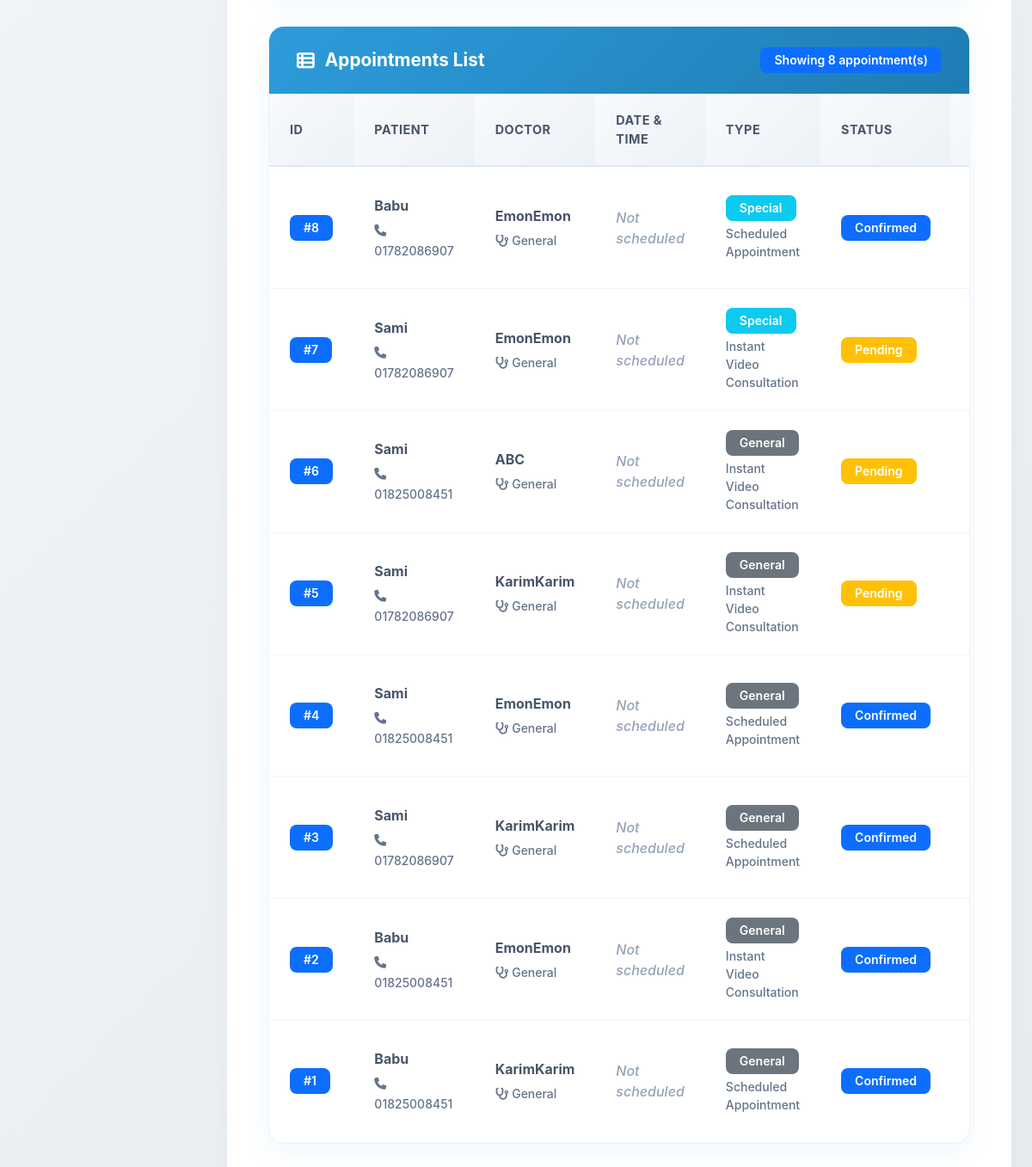
The page /adminapp/appointments/ (lower part) on the database as committed earlier.
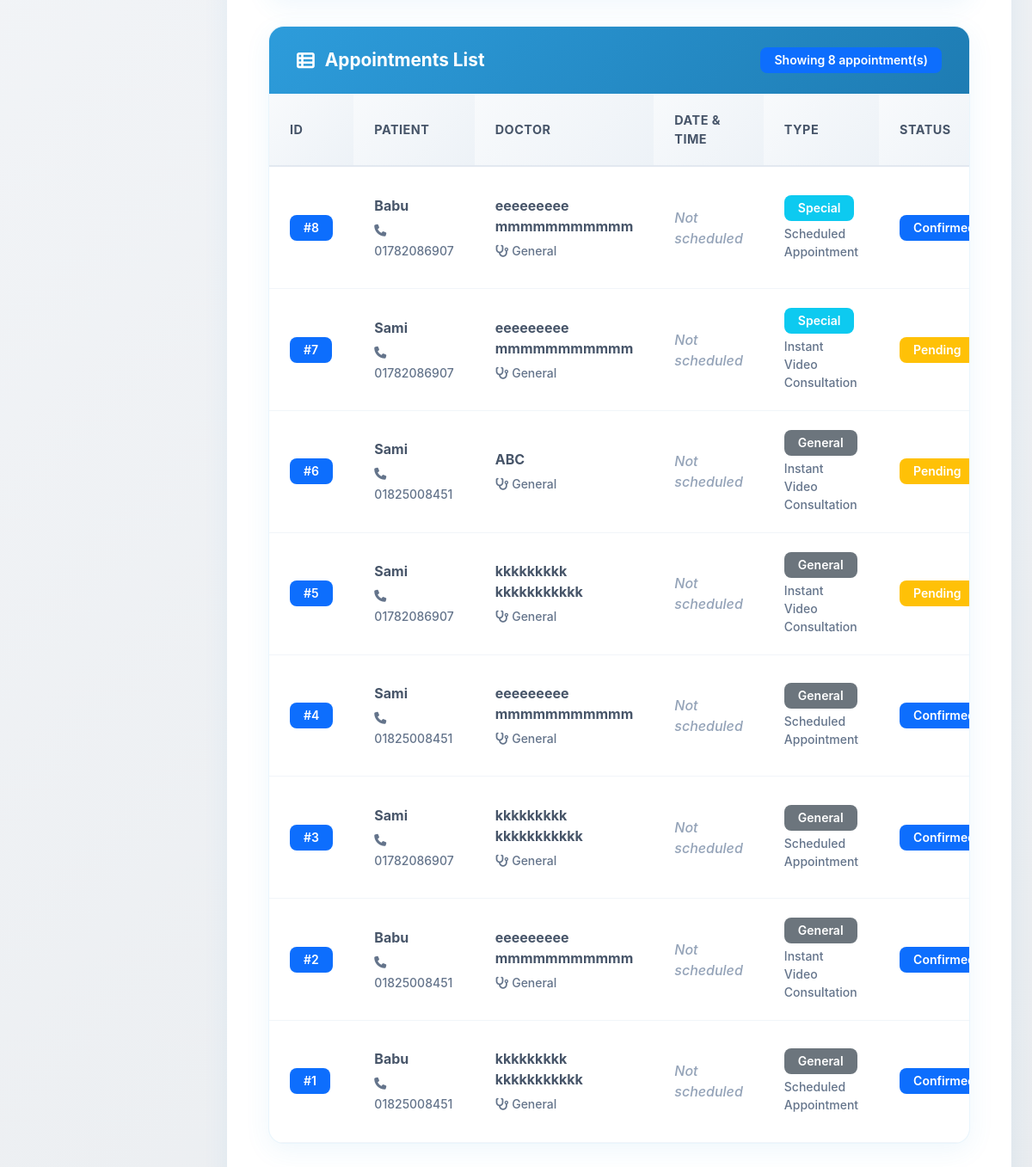
The same page on the database as committed later.
### appointment/models.py (models this page shows, shortened)
class Appointment(models.Model):
    APPOINTMENT_STATUS = (
        ('pending', 'Pending'),
        ('confirmed', 'Confirmed'),
        ('completed', 'Completed'),
        ('cancelled', 'Cancelled'),
    )
    PAYMENT_STATUS = (
        ('pending', 'Pending'),
        ('paid', 'Paid'),
        ('failed', 'Failed'),
        ('refunded', 'Refunded'),
    )
    PAYMENT_METHODS = (
        ('bkash', 'bKash'),
        ('nagad', 'Nagad'),
        ('card', 'Card'),
        ('mobile_banking', 'Mobile Banking'),
    )
    CONSULTATION_TYPES = (
        ('instant', 'Instant Video Consultation'),
        ('scheduled', 'Scheduled Appointment'),
    )
    patient = models.ForeignKey(settings.AUTH_USER_MODEL, on_delete=models.CASCADE, related_name='appointments')
    doctor = models.ForeignKey(Doctor, on_delete=models.CASCADE, related_name='appointments')
    patient_phone = models.CharField(max_length=15)
    patient_name = models.CharField(max_length=100, blank=True)
    patient_age = models.PositiveIntegerField(null=True, blank=True)
    patient_gender = models.CharField(max_length=10, choices=[('male', 'Male'), ('female', 'Female'), ('other', 'Other')], blank=True)
    appointment_type = models.CharField(max_length=20, choices=CONSULTATION_TYPES, default='scheduled')
    consultation_type = models.CharField(max_length=20, choices=[('general', 'General'), ('special', 'Special')])
    appointment_date = models.DateTimeField(null=True, blank=True)
    preferred_time = models.CharField(max_length=50, blank=True)
    completed_at = models.DateTimeField(null=True, blank=True, verbose_name='Marked as completed on')
    completed_by_doctor = models.BooleanField(default=False, verbose_name='Marked as completed by doctor')
    cancellation_reason = models.TextField(blank=True, verbose_name='Reason for cancellation')
    cancelled_at = models.DateTimeField(null=True, blank=True)
    actual_start_time = models.DateTimeField(null=True, blank=True, verbose_name='Actual consultation start time')
    actual_end_time = models.DateTimeField(null=True, blank=True, verbose_name='Actual consultation end time')
    consultation_duration = models.PositiveIntegerField(default=0, verbose_name='Consultation duration (minutes)')
    doctor_notes = models.TextField(blank=True, verbose_name='Doctor notes after consultation')
    follow_up_required = models.BooleanField(default=False)
    follow_up_date = models.DateTimeField(null=True, blank=True)
    follow_up_notes = models.TextField(blank=True)
    consultation_fee = models.DecimalField(max_digits=10, decimal_places=2, default=0)
    vat_amount = models.DecimalField(max_digits=10, decimal_places=2, default=0)
    platform_fee = models.DecimalField(max_digits=10, decimal_places=2, default=29.00)
    total_amount = models.DecimalField(max_digits=10, decimal_places=2, default=0)
    payment_method = models.CharField(max_length=20, choices=PAYMENT_METHODS, blank=True, null=True)
    payment_status = models.CharField(max_length=20, choices=PAYMENT_STATUS, default='pending')
    transaction_id = models.CharField(max_length=100, blank=True)
    status = models.CharField(max_length=20, choices=APPOINTMENT_STATUS, default='pending')
    symptoms = models.TextField(blank=True)
    previous_prescriptions = models.FileField(upload_to='prescriptions/', blank=True, null=True)
    patient_test_reports = models.FileField(upload_to='test_reports/', blank=True, null=True, verbose_name='Test Reports')
    created_at = models.DateTimeField(auto_now_add=True)
    updated_at = models.DateTimeField(auto_now=True)

### doctor/models.py (models this page shows, shortened)
class Doctor(models.Model):
    user = models.OneToOneField(CustomUser, on_delete=models.CASCADE, related_name='doctor_profile')
    about = models.TextField(blank=True, null=True)
    bmdc_number = models.CharField(max_length=255, blank=True, null=True)
    qualification = models.CharField(max_length=255, blank=True, null=True)
    total_experience = models.PositiveIntegerField(default=0)  # Only non-negative numbers
    working_hours = models.JSONField(blank=True, null=True)  # e.g., {"Mon": "9-5", "Tue": "10-4"}
    profile_image = models.ImageField(upload_to='doctor_profiles/', blank=True, null=True)
    is_verified = models.BooleanField(default=False)
    rating = models.DecimalField(max_digits=3, decimal_places=2, default=0.0, blank=True, null=True)
    total_reviews = models.PositiveIntegerField(default=0)
    division = models.ForeignKey(Division, on_delete=models.SET_NULL, null=True, blank=True)
    district = models.ForeignKey(District, on_delete=models.SET_NULL, null=True, blank=True)
    upazila = models.ForeignKey(Upazila, on_delete=models.SET_NULL, null=True, blank=True)
    departments = models.ManyToManyField(Department, through='DoctorSpecializationDepartment', blank=True)
    symptoms = models.ManyToManyField(Symptom, through='DoctorSpecializationSymptom', blank=True)

### users/models.py (models this page shows, shortened)
class CustomUser(AbstractUser):
    ROLE_PATIENT = 'patient'
    ROLE_DOCTOR = 'doctor'
    ROLE_CHOICES = [
        (ROLE_PATIENT, 'Patient'),
        (ROLE_DOCTOR, 'Doctor'),
    ]
    role = models.CharField(max_length=10, choices=ROLE_CHOICES, default=ROLE_PATIENT)
    phone = models.CharField(max_length=20, blank=True)
    location = models.CharField(max_length=150, blank=True)

### adminapp/views.py (the view, shortened to what this page needs)
# urls.py: path('appointments/', views.appointment_list, name='appointment_list'),
def appointment_list(request):
    status = request.GET.get('status', '')
    consultation_type = request.GET.get('consultation_type', '')
    payment_status = request.GET.get('payment_status', '')
    doctor_id = request.GET.get('doctor', '')
    date_from = request.GET.get('date_from', '')
    date_to = request.GET.get('date_to', '')
    appointments = Appointment.objects.all().select_related(
        'patient', 'doctor', 'doctor__user'
    ).order_by('-created_at')
    if status:
        appointments = appointments.filter(status=status)
    if consultation_type:
        appointments = appointments.filter(consultation_type=consultation_type)
    if payment_status:
        appointments = appointments.filter(payment_status=payment_status)
    if doctor_id:
        appointments = appointments.filter(doctor_id=doctor_id)
    if date_from:
        try:
            date_from_obj = datetime.strptime(date_from, '%Y-%m-%d')
            appointments = appointments.filter(appointment_date__gte=date_from_obj)
        except:
            pass
    doctors = Doctor.objects.filter(is_verified=True)
    total_appointments = appointments.count()
    pending_appointments = appointments.filter(status='pending').count()
    confirmed_appointments = appointments.filter(status='confirmed').count()
    completed_appointments = appointments.filter(status='completed').count()
    cancelled_appointments = appointments.filter(status='cancelled').count()
    paginator = Paginator(appointments, 20)  # 20 appointments per page
    page_number = request.GET.get('page')
    page_obj = paginator.get_page(page_number)
    context = {
        'appointments': page_obj,
        'doctors': doctors,
        'status': status,
        'consultation_type': consultation_type,
        'payment_status': payment_status,
        'doctor_id': doctor_id,
        'date_from': date_from,
        'date_to': date_to,
        'total_appointments': total_appointments,
        'pending_appointments': pending_appointments,
        'confirmed_appointments': confirmed_appointments,
        'completed_appointments': completed_appointments,
        'cancelled_appointments': cancelled_appointments,
    }
    return render(request, 'adminapp/appointment/list.html', context)

### adminapp/templates/adminapp/appointment/list.html (shortened to what the changed rows need)
{% extends 'adminapp/base_admin.html' %}
{% load static %}
{% block content %}
<div class="container-fluid">
    <div class="table-card">
        <div class="table-responsive">
            <table class="custom-table">
                <thead>
                    <tr>
                        <th>ID</th>
                        <th>Patient</th>
                        <th>Doctor</th>
                        <th>Date & Time</th>
                        <th>Type</th>
                        <th>Status</th>
                        <th>Payment</th>
                    </tr>
                </thead>
                <tbody>
                    {% for appointment in appointments %}
                    <tr>
                        <td>
                            <span class="badge bg-primary">#{{ appointment.id }}</span>
                        </td>
                        <td>
                            <div style="font-weight: 700; margin-bottom: 0.25rem;">
                                {{ appointment.patient_name|default:appointment.patient.username }}
                            </div>
                            <small style="color: #64748b;">
                                <i class="fa-solid fa-phone"></i>
                                {{ appointment.patient_phone|default:"N/A" }}
                            </small>
                        </td>
                        <td>
                            <div style="font-weight: 700; margin-bottom: 0.25rem;">
                                {{ appointment.doctor.user.get_full_name|default:appointment.doctor.user.username }}
                            </div>
                            <small style="color: #64748b;">
                                <i class="fa-solid fa-stethoscope"></i>
                                {{ appointment.doctor.specialization|default:"General" }}
                            </small>
                        </td>
                        <td>
                            {% if appointment.appointment_date %}
                            <div style="font-weight: 700; margin-bottom: 0.25rem;">
                                {{ appointment.appointment_date|date:"M d, Y" }}
                            </div>
                            <small style="color: #64748b;">
                                <i class="fa-solid fa-clock"></i>
                                {{ appointment.appointment_date|time:"h:i A" }}
                            </small>
                            {% else %}
                            <span style="color: #94a3b8; font-style: italic;">Not scheduled</span>
                            {% endif %}
                        </td>
                        <td>
                            <span class="badge {% if appointment.consultation_type == 'special' %}bg-info{% else %}bg-secondary{% endif %}">
                                {{ appointment.consultation_type|title }}
                            </span>
                            <small style="display: block; margin-top: 0.25rem; color: #64748b;">
                                {{ appointment.get_appointment_type_display|default:"Regular" }}
                            </small>
                        </td>
                        <td>
                            <span class="badge
                                {% if appointment.status == 'pending' %}bg-warning
                                {% elif appointment.status == 'confirmed' %}bg-primary
                                {% elif appointment.status == 'completed' %}bg-success
                                {% elif appointment.status == 'cancelled' %}bg-danger
                                {% else %}bg-secondary{% endif %}">
                                {{ appointment.get_status_display }}
                            </span>
                        </td>
                        <td>
                        </td>
                    </tr>
                    {% endfor %}
                </tbody>
            </table>
        </div>
    </div>
</div>
{% endblock %}

Rows that differ between the two databases and show on the page:
changed through a linked row, Appointment id 8: doctor.user.get_full_name "EmonEmon" → "eeeeeeeee mmmmmmmmmmm"
changed through a linked row, Appointment id 7: doctor.user.get_full_name "EmonEmon" → "eeeeeeeee mmmmmmmmmmm"
changed through a linked row, Appointment id 5: doctor.user.get_full_name "KarimKarim" → "kkkkkkkkk kkkkkkkkkkk"
changed through a linked row, Appointment id 4: doctor.user.get_full_name "EmonEmon" → "eeeeeeeee mmmmmmmmmmm"
changed through a linked row, Appointment id 3: doctor.user.get_full_name "KarimKarim" → "kkkkkkkkk kkkkkkkkkkk"
changed through a linked row, Appointment id 2: doctor.user.get_full_name "EmonEmon" → "eeeeeeeee mmmmmmmmmmm"
changed through a linked row, Appointment id 1: doctor.user.get_full_name "KarimKarim" → "kkkkkkkkk kkkkkkkkkkk"
